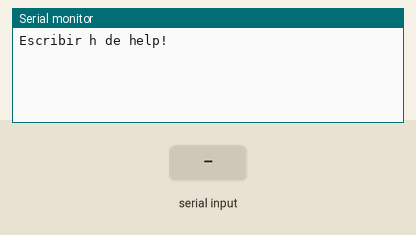
The sketch below on a simulated Arduino Uno, built with avr-gcc and run on an emulated ATmega328P. Parts: the last lines printed to the serial monitor. The inputs (shaded band) are chosen by the test bench.

Above: at 1.2 s.
1.3 s: "H\n" received over Serial
At 2.5 s:
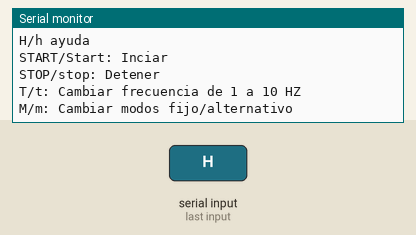
2.8 s: "START\n" received over Serial
At 3.6 s:
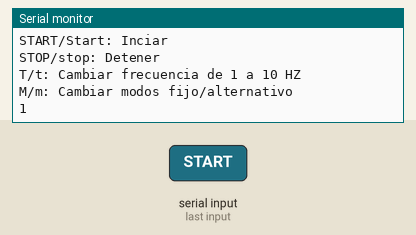

Measured:
- after the input at 1.3 s, the serial monitor: prints a new line at once (image 1)
- after the input at 2.8 s, the serial monitor: prints a new line at once (image 2)

The sketch:

App.ino
```cpp
//7- App
bool publis = false;
unsigned long lastTime = 0;
int interval = 1000;
bool alterMode = false;
int value = 1;

void setup() {
  Serial.begin(9600);
  Serial.println("Escribir h de help!");
}

void loop() {
  if(Serial.available()){
    String choice = Serial.readStringUntil('\n');

    if (choice == "H" || choice == "h"){
      Serial.println("Menú: ");
      Serial.println("H/h ayuda");
      Serial.println("START/Start: Inciar");
      Serial.println("STOP/stop: Detener");
      Serial.println("T/t: Cambiar frecuencia de 1 a 10 HZ");
      Serial.println("M/m: Cambiar modos fijo/alternativo");
    }else if (choice == "START" || choice == "start"){
      publis = true;
    }else if (choice == "STOP" || choice == "stop"){
      publis = false;
    }else if (choice == "T" || choice == "t"){
      if (interval == 1000) {
        interval = 100;
      } else {
        interval = 1000;
      }
    }else if (choice == "M" || choice == "m"){
      alterMode = !alterMode;
    }
  }

  if (publis && millis() - lastTime >= interval){
    lastTime = millis();
    if(alterMode){
      value = !value;
      }
    Serial.println(value);
    }
}
```
